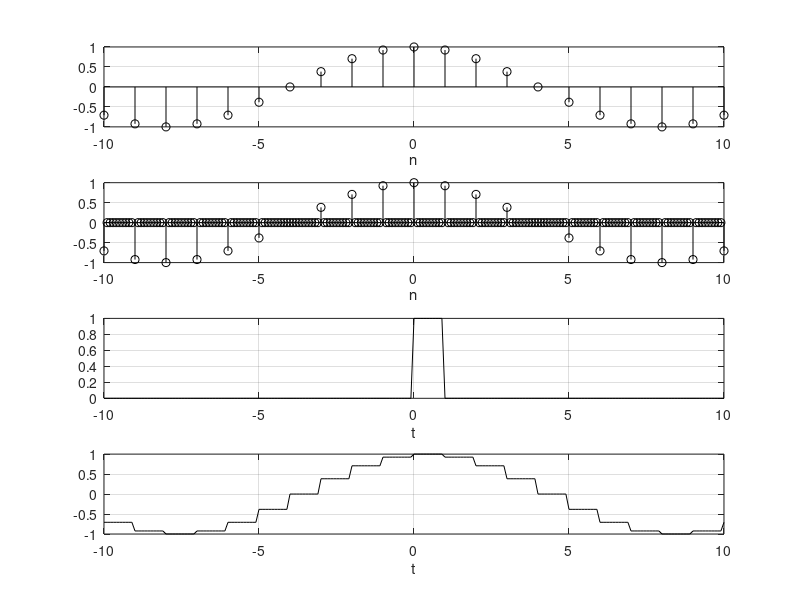

Recreate this plot in MATLAB.
clear all;
clc;

Ts = 1;
n = -10:Ts:10;

x = cos(pi*n/8); % Generate a time signal
subplot(4, 1, 1); stem(n, x, 'k-'); grid on;
ylim([-1 1]); xlabel('n');

n0 = -10:0.1:10;

x0 = upsample(x,10);
x1 = x0(:,1:201);
subplot(4, 1, 2); stem(n0, x1, 'k'); grid on;
ylim([-1 1]); xlabel('n');

x2 = (n0>=0) - (n0-1>=0);  %((n0>=0) & (n0<1))
subplot(4, 1, 3); plot(n0, x2, 'k'); grid on;
ylim([0 1]); xlabel('t');

x3 = conv(x1,x2, 'same');
subplot(4, 1, 4); plot(n0, x3, 'k'); grid on;
ylim([-1 1]); xlabel('t');
